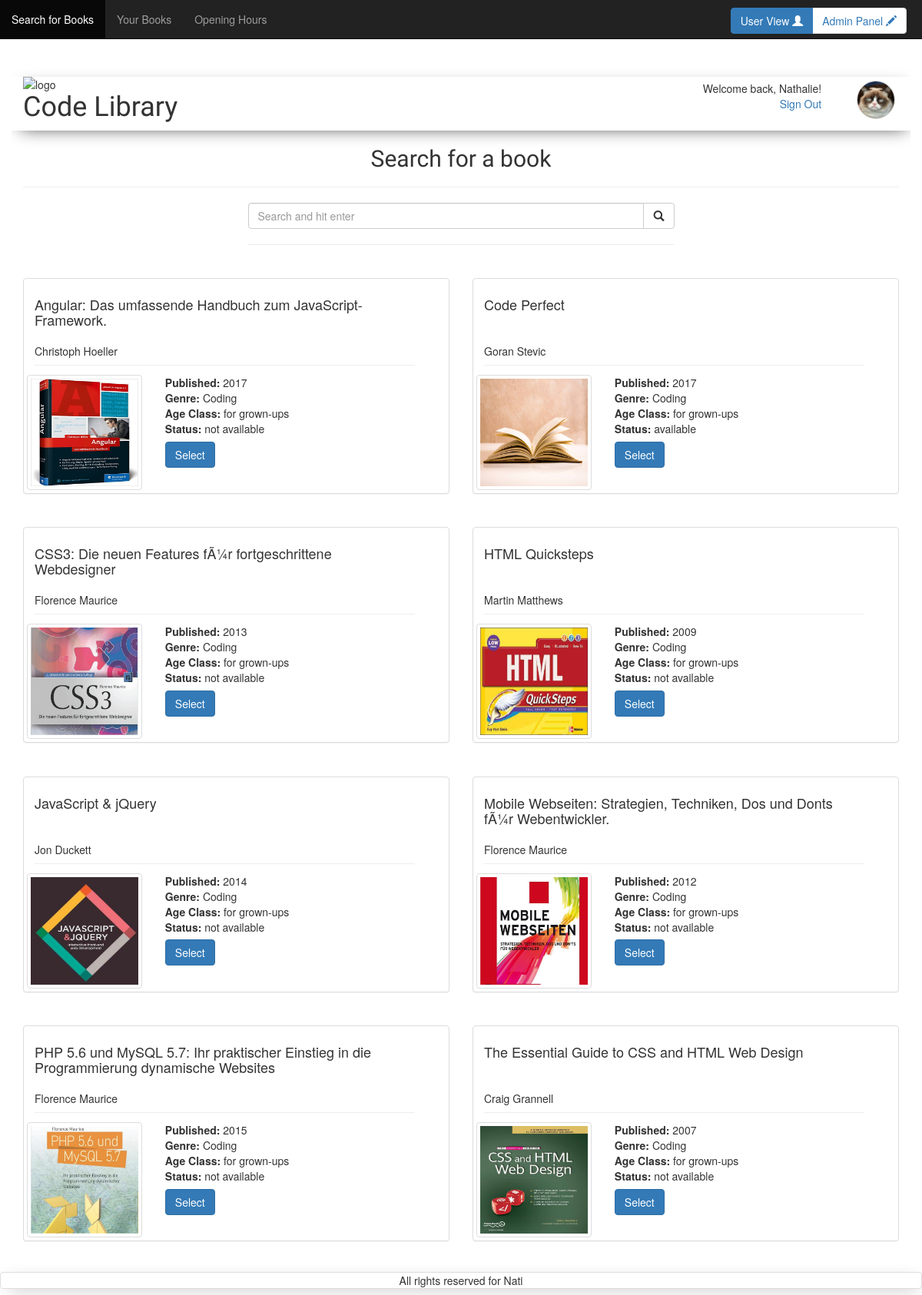
Page /home_user.php (signed in) on the committed database.
### tables this page shows
CREATE TABLE `users` (
  `id` int(11) NOT NULL,
  `first_name` varchar(100) NOT NULL,
  `family_name` varchar(100) NOT NULL,
  `email` varchar(100) NOT NULL,
  `password` varchar(100) NOT NULL,
  `username` varchar(100) NOT NULL,
  `FK_avatars` int(11) NOT NULL,
  `member_since` timestamp NOT NULL DEFAULT CURRENT_TIMESTAMP ON UPDATE CURRENT_TIMESTAMP
);

CREATE TABLE `avatars` (
  `id` int(11) NOT NULL,
  `avatar` varchar(100) NOT NULL
);

CREATE TABLE `books` (
  `id` int(11) NOT NULL,
  `title` varchar(100) NOT NULL,
  `FK_authors` int(11) NOT NULL,
  `FK_genres` int(11) NOT NULL,
  `publishing_year` year(4) NOT NULL,
  `available` tinyint(1) NOT NULL DEFAULT '1',
  `FK_libraries` int(11) NOT NULL DEFAULT '1',
  `image` varchar(100) NOT NULL,
  `FK_age_recommendations` int(11) NOT NULL
);

CREATE TABLE `authors` (
  `id` int(11) NOT NULL,
  `first_name` varchar(30) NOT NULL,
  `family_name` varchar(30) NOT NULL
);

CREATE TABLE `genres` (
  `id` int(11) NOT NULL,
  `genre` varchar(30) NOT NULL
);

CREATE TABLE `age_recommendations` (
  `id` int(11) NOT NULL,
  `age` varchar(50) NOT NULL
);

### includes/start_session_user.php (called while the page is built, shortened)
<?php
 $res=mysql_query("SELECT first_name, family_name, username, users.id AS user_id, avatar, avatars.id AS avatar_id FROM users JOIN avatars ON users.FK_avatars=avatars.id WHERE users.id=".$_SESSION['user']);
 $userRow=mysql_fetch_array($res);
 $user_avatar = $userRow['avatar'];
?>

### includes/while_loop_home_user.php (the view)
<?php
	while($bookRow=mysql_fetch_array($res_book)){
		$title = $bookRow['title'];
		$author_first_name = $bookRow['first_name'];
		$author_family_name = $bookRow['family_name'];
		$image = $bookRow['image'];
		$published = $bookRow['publishing_year'];
		$genre = $bookRow['genre'];
		$age = $bookRow['age'];
		$availability = $bookRow['available'];
		$book_id = $bookRow['books_id'];
		if ($availability == 1){
			$available = "available";
		} else {
			$available = "not available";
		}
		echo 	'<div class="col-xs-12 col-md-6 margin-top">
	  			<form method="post" action="selected_book.php?book_id='.$book_id.'" class="wrapper book_form panel panel-default card ">
					<div class="row max-width">
						<div class=" col-xs-12">
							<div class="book_header">
							    <h4 class="card-title">'.$title.'</h4>
					      	</div>
					      	<div class="book_header_author"
						      	<p class="card-text">'.$author_first_name.' '.$author_family_name.'</p>
						      	<hr>
					      	</div>
				      	</div>
						<figure class="col-xs-4 book_image">
						    <img src="'.$image.'"  alt="'.$title.'" class="img-responsive img-thumbnail">
						  </figure>
						  <div class="col-xs-8">
						    <div class="card-block">
						      <div class="content">
							      <ul class="list-unstyled">
							      <li><b>Published:</b> '.$published.'</li>
							      <li><b>Genre:</b> '.$genre.'</li>
							      <li><b>Age Class:</b> '.$age.'</li>
							      <li><b>Status:</b> '.$available.'</li>
							      <li class="margin-top"><input type="submit" class="btn btn-primary" value="Select" id="btn-Select" name="btn-Select"></li>
							      </ul>
						      </div>
						    </div>
						  </div>
						</div
					</div>
				</form>
			</div>
		';
	}
?>

### includes/header.php
<header class="row shadow header_margin">
		<div class="col-xs-12 col-sm-6">
			<span><img id="logo" src="pictures/logo.png" alt="logo"></span>
			<span><h1 class="brandfont">Code Library</h1></span>
		</div>
		<div class="col-xs-12 col-sm-6">
			<div class="padding">
				<div class="row header_right text-right">
					<?php
						echo'<div class="col-xs-10">
								Welcome back, '. $userRow["first_name"].'!<br>
			       				<a href="logout.php?logout">Sign Out</a>
			       			</div>
			       			<div class="col-xs-2 pull-right">
			       			<img class="img-circle show_avatar border" src="'.$user_avatar.'" alt="avatar">
			       			</div>';
			       	?>
		    	</div>
	    	</div>
		</div>
</header>

### css/style.css (style rules this page uses)
#logo { width: 100px; float: left; }
header h1 { position: relative; }
.margin-top { margin-top: 2%; }
.show_avatar { height: 50px; width: 50px; border: 0.5px solid lightgrey; }
.brandfont { font-family: 'Lobster Two', cursive; }
.shadow { -webkit-box-shadow: 3px 6px 22px -9px rgba(0, 0, 0, 0.75); -moz-box-shadow: 3px 6px 22px -9px rgba(0, 0, 0, 0.75); box-shadow: 3px 6px 22px -9px rgba(0, 0, 0, 0.75); }
.padding { padding: 5px; }

### includes/head_tag.php (style rules this page uses)
html, body { height: 100%; }
@media (min-width:500px) { .book_image { height: 120px; width: 33%; display: flex; align-items: right; } }
@media (min-width:600px) { .book_image { height: 150px; width: 33%; display: flex; align-items: right; } }
@media (min-width:700px) { .book_image { height: 200px; width: 33%; display: flex; align-items: right; } }
@media (min-width:768px) { .book_image { height: 190px; width: 33%; display: flex; align-items: right; } }
@media (min-width:992px) { .book_image { height: 110px; width: 33%; display: flex; align-items: center; } }
@media (min-width:1200px) { .book_image { height: 150px; width: 33%; display: flex; align-items: right; } }
.header_margin { margin-top: 100px; }
.book_image img { height: 100%; width: 100%; }
.book_form { display: flex; align-items: center; margin-left: auto; margin-right: auto; }
.book_form hr { margin-top: -2px; margin-bottom: 2px; }
.book_header { width: 100%; padding: 10px; height: 70px; }
.book_header_author { width: 100%; padding: 10px; }
.max-width { width: 100%; }
.wrapper { padding:4px; }

### rows in the picture
users: first_name "Nathalie", FK_avatars.avatar (picture)
books: title "Angular: Das umfassende Handbuch zum JavaScript-Framework.", FK_authors.first_name "Christoph", FK_authors.family_name "Hoeller", image (picture), publishing_year "2017", FK_genres.genre "Coding", FK_age_recommendations.age "for grown-ups", available "not available"
books: title "Code Perfect", FK_authors.first_name "Goran", FK_authors.family_name "Stevic", image (placeholder picture), publishing_year "2017", FK_genres.genre "Coding", FK_age_recommendations.age "for grown-ups", available "available"
books: title "CSS3: Die neuen Features fÃ¼r fortgeschrittene Webdesigner", FK_authors.first_name "Florence", FK_authors.family_name "Maurice", image (picture), publishing_year "2013", FK_genres.genre "Coding", FK_age_recommendations.age "for grown-ups", available "not available"
books: title "HTML Quicksteps", FK_authors.first_name "Martin", FK_authors.family_name "Matthews", image (picture), publishing_year "2009", FK_genres.genre "Coding", FK_age_recommendations.age "for grown-ups", available "not available"
books: title "JavaScript & jQuery", FK_authors.first_name "Jon", FK_authors.family_name "Duckett", image (picture), publishing_year "2014", FK_genres.genre "Coding", FK_age_recommendations.age "for grown-ups", available "not available"
books: title "Mobile Webseiten: Strategien, Techniken, Dos und Donts fÃ¼r Webentwickler.", FK_authors.first_name "Florence", FK_authors.family_name "Maurice", image (picture), publishing_year "2012", FK_genres.genre "Coding", FK_age_recommendations.age "for grown-ups", available "not available"
books: title "PHP 5.6 und MySQL 5.7: Ihr praktischer Einstieg in die Programmierung dynamische Websites", FK_authors.first_name "Florence", FK_authors.family_name "Maurice", image (picture), publishing_year "2015", FK_genres.genre "Coding", FK_age_recommendations.age "for grown-ups", available "not available"
books: title "The Essential Guide to CSS and HTML Web Design", FK_authors.first_name "Craig", FK_authors.family_name "Grannell", image (picture), publishing_year "2007", FK_genres.genre "Coding", FK_age_recommendations.age "for grown-ups", available "not available"
